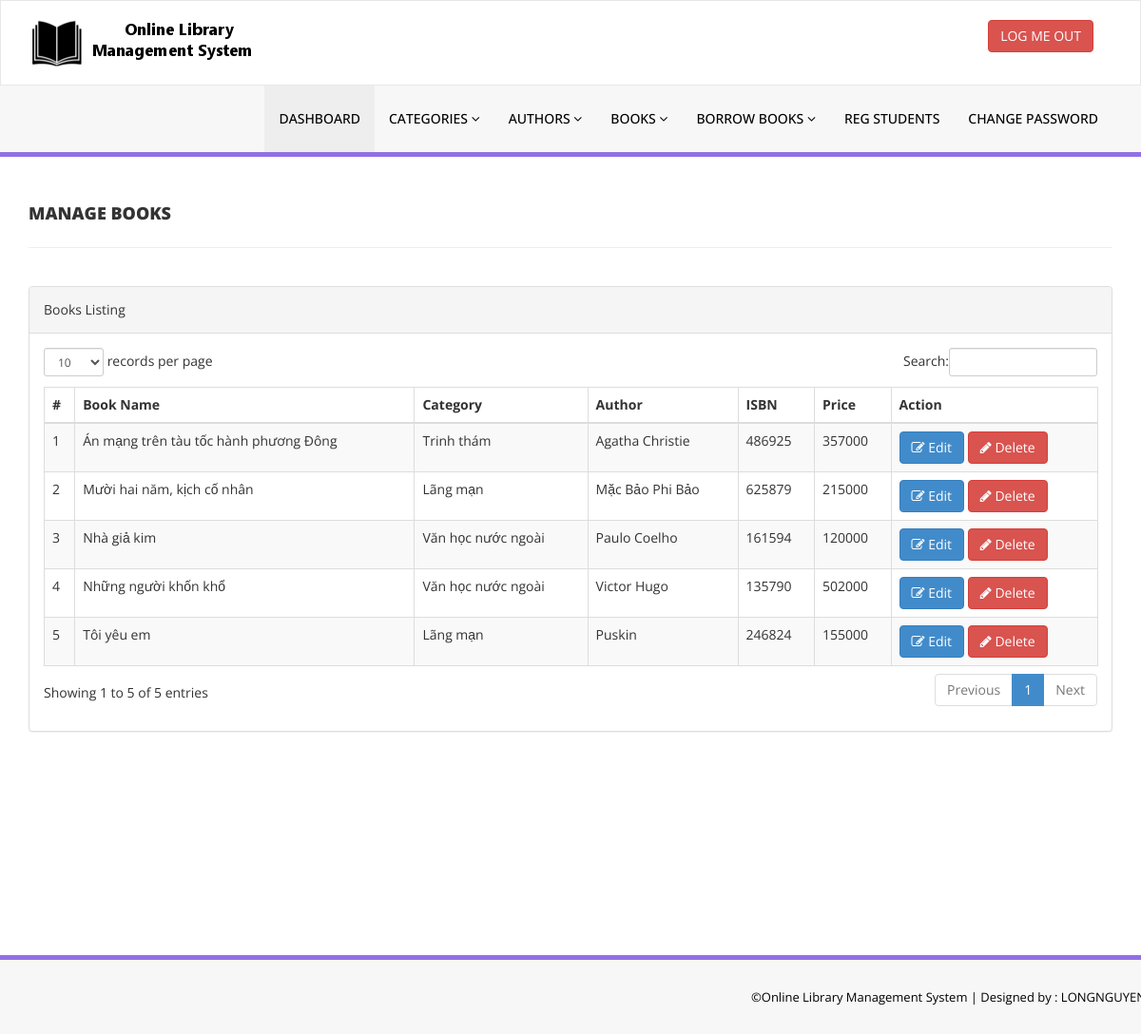
/LibraryManagement/admin/manage-books.php (signed in), run on the app's committed database.
### tables this page shows
CREATE TABLE `tblbooks` (
  `id` int(11) NOT NULL,
  `BookName` varchar(255) DEFAULT NULL,
  `CatId` int(11) DEFAULT NULL,
  `AuthorId` int(11) DEFAULT NULL,
  `ISBNNumber` int(11) DEFAULT NULL,
  `BookPrice` int(11) DEFAULT NULL,
  `RegDate` timestamp NULL DEFAULT current_timestamp(),
  `UpdationDate` timestamp NULL DEFAULT NULL ON UPDATE current_timestamp()
);

CREATE TABLE `tblcategory` (
  `id` int(11) NOT NULL,
  `CategoryName` varchar(150) DEFAULT NULL,
  `Status` int(1) DEFAULT NULL,
  `CreationDate` timestamp NULL DEFAULT current_timestamp(),
  `UpdationDate` timestamp NULL DEFAULT '0000-00-00 00:00:00' ON UPDATE current_timestamp()
);

CREATE TABLE `tblauthors` (
  `id` int(11) NOT NULL,
  `AuthorName` varchar(159) DEFAULT NULL,
  `creationDate` timestamp NULL DEFAULT current_timestamp(),
  `UpdationDate` timestamp NULL DEFAULT NULL ON UPDATE current_timestamp()
);

### LibraryManagement/admin/manage-books.php (the view, shortened to what this page needs)
<?php
include('includes/config.php');
if (strlen($_SESSION['alogin']) == 0) {
    header('location:index.php');
} else {
?>
    <!DOCTYPE html>
    <html xmlns="http://www.w3.org/1999/xhtml">
    <head>
        <link href="assets/css/bootstrap.css" rel="stylesheet" />
        <link href="assets/css/font-awesome.css" rel="stylesheet" />
        <link href="assets/js/dataTables/dataTables.bootstrap.css" rel="stylesheet" />
        <link href="assets/css/style.css" rel="stylesheet" />
    </head>
    <body>
        <?php include('includes/header.php'); ?>
        <div class="content-wrapper">
            <div class="container">
                <div class="row pad-botm">
                    <div class="col-md-12">
                        <h4 class="header-line">Manage Books</h4>
                    </div>
                    <div class="row">
                    </div>
                </div>
                <div class="row">
                    <div class="col-md-12">
                        <div class="panel panel-default">
                            <div class="panel-heading">
                                Books Listing
                            </div>
                            <div class="panel-body">
                                <div class="table-responsive">
                                    <table class="table table-striped table-bordered table-hover" id="dataTables-example">
                                        <thead>
                                            <tr>
                                                <th>#</th>
                                                <th>Book Name</th>
                                                <th>Category</th>
                                                <th>Author</th>
                                                <th>ISBN</th>
                                                <th>Price</th>
                                                <th>Action</th>
                                            </tr>
                                        </thead>
                                        <tbody>
                                            <?php $sql = "SELECT tblbooks.BookName,tblcategory.CategoryName,tblauthors.AuthorName,tblbooks.ISBNNumber,tblbooks.BookPrice,tblbooks.id as bookid from  tblbooks join tblcategory on tblcategory.id=tblbooks.CatId join tblauthors on tblauthors.id=tblbooks.AuthorId";
                                            $query = $dbh->prepare($sql);
                                            $query->execute();
                                            $results = $query->fetchAll(PDO::FETCH_OBJ);
                                            $cnt = 1;
                                            if ($query->rowCount() > 0) {
                                                foreach ($results as $result) {               ?>
                                                    <tr class="odd gradeX">
                                                        <td class="center"><?php echo htmlentities($cnt); ?></td>
                                                        <td class="center"><?php echo htmlentities($result->BookName); ?></td>
                                                        <td class="center"><?php echo htmlentities($result->CategoryName); ?></td>
                                                        <td class="center"><?php echo htmlentities($result->AuthorName); ?></td>
                                                        <td class="center"><?php echo htmlentities($result->ISBNNumber); ?></td>
                                                        <td class="center"><?php echo htmlentities($result->BookPrice); ?></td>
                                                        <td class="center">
                                                            <a href="edit-book.php?bookid=<?php echo htmlentities($result->bookid); ?>"><button class="btn btn-primary"><i class="fa fa-edit "></i> Edit</button>
                                                                <a href="manage-books.php?del=<?php echo htmlentities($result->bookid); ?>" onclick="return confirm('Are you sure you want to delete?');"" >  <button class=" btn btn-danger"><i class="fa fa-pencil"></i> Delete</button>
                                                        </td>
                                                    </tr>
                                            <?php $cnt = $cnt + 1;
                                                }
                                            } ?>
                                        </tbody>
                                    </table>
                                </div>
                            </div>
                        </div>
                    </div>
                </div>
            </div>
        </div>
        <?php include('includes/footer.php'); ?>
    </body>
    </html>
<?php } ?>

### LibraryManagement/admin/assets/css/style.css (style rules this page uses)
.content-wrapper { margin-top: 40px; min-height:800px; padding-bottom:90px; }
.header-line { font-weight:900; padding-bottom:25px; border-bottom:1px solid #eeeeee; text-transform:uppercase; }
.pad-botm { padding-bottom:30px; }

### data on the page
tblbooks: BookName "Án mạng trên tàu tốc hành phương Đông", tblcategory.CategoryName "Trinh thám", AuthorId.AuthorName "Agatha Christie", ISBNNumber "486925", BookPrice "357000"
tblbooks: BookName "Mười hai năm, kịch cố nhân", tblcategory.CategoryName "Lãng mạn", AuthorId.AuthorName "Mặc Bảo Phi Bảo", ISBNNumber "625879", BookPrice "215000"
tblbooks: BookName "Nhà giả kim", tblcategory.CategoryName "Văn học nước ngoài", AuthorId.AuthorName "Paulo Coelho", ISBNNumber "161594", BookPrice "120000"
tblbooks: BookName "Những người khốn khổ", tblcategory.CategoryName "Văn học nước ngoài", AuthorId.AuthorName "Victor Hugo", ISBNNumber "135790", BookPrice "502000"
tblbooks: BookName "Tôi yêu em", tblcategory.CategoryName "Lãng mạn", AuthorId.AuthorName "Puskin", ISBNNumber "246824", BookPrice "155000"
